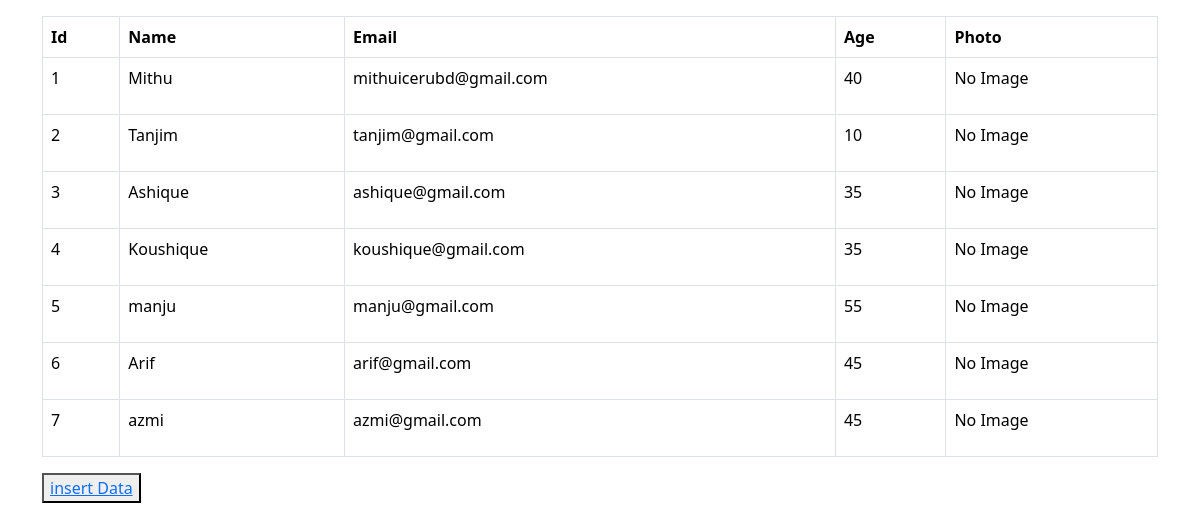
Before: /show_data/ with the older database file.
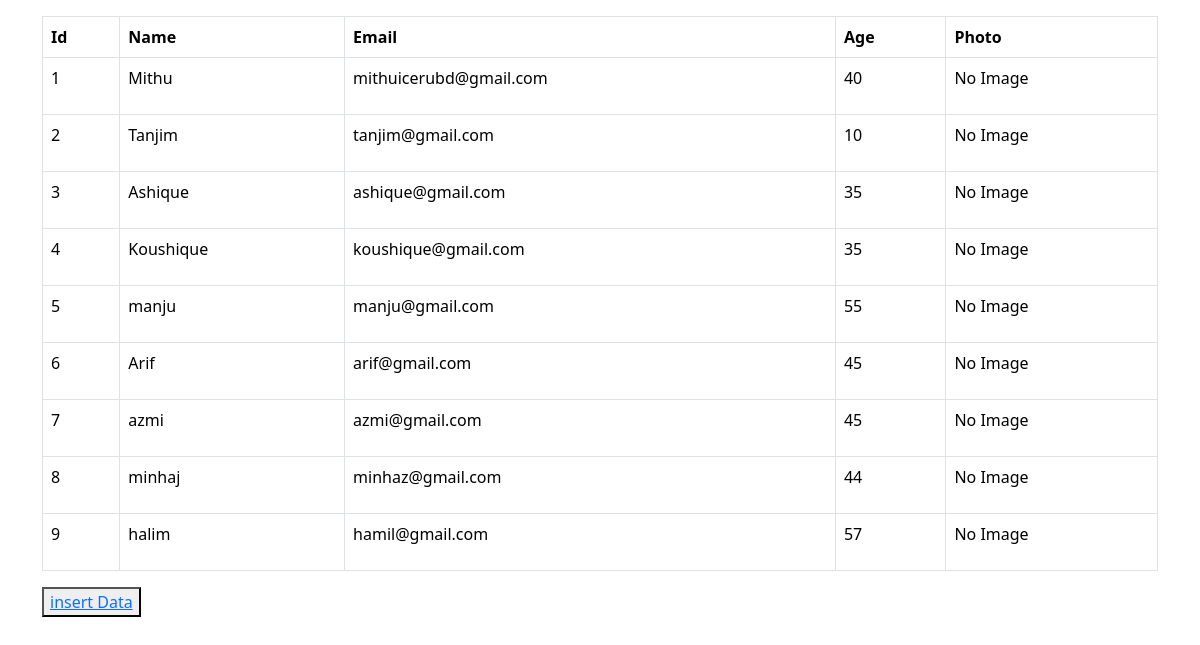
After: the same page with the newer database file.
### store/models.py (models this page shows, shortened)
class Student(models.Model):
    name=models.CharField(max_length=100)
    email=models.CharField(max_length=44)
    age =models.IntegerField()
    photo=models.ImageField(upload_to='my_photo/',null=True,blank=True)

### store/views.py (the view)
# urls.py: path('show_data/', views.show_data, name='show_data'),
def show_data(request):
    all=Student.objects.all()
    return render(request,'show_data.html',{'all':all})

### templates/show_data.html (shortened to what this page needs)
{% load static %}
<!DOCTYPE html>
<html lang="en">
<head>
    <link href="https://cdn.jsdelivr.net/npm/bootstrap@5.3.3/dist/css/bootstrap.min.css" rel="stylesheet">
</head>
<body>
    <div class="container my-3">
    <table class="table table-bordered">
            <thead>
            <tr>
                <th>Id</th>
            <th>Name</th>
            <th>Email</th>
            <th>Age</th>
            <th>Photo</th>
            </tr>
            </thead>
            <tbody>
                {% for i in all %}
                <tr>
                    <td>{{i.id}}</td>
                <td>{{i.name}}</td>
                <td>{{i.email}}</td>
                <td>{{i.age}}</td>
                <td>
                    {% if i.photo %}
                        <img src="{{ i.photo.url }}" alt="User Photo" width="200">
                    {% else %}
                        <p>No Image</p>
                    {% endif %}
                </td>
                </tr>
                {% endfor %}
            </tbody>
    </table>
    <button type="submit"><a href="{% url 'insert_data' %}"> insert Data</a></button>
</div>
</body>
</html>

Changed rows visible on the page:
added Student: id "8", name "minhaj", email "minhaz@gmail.com", age "44", shows "No Image"
added Student: id "9", name "halim", email "hamil@gmail.com", age "57", shows "No Image"
